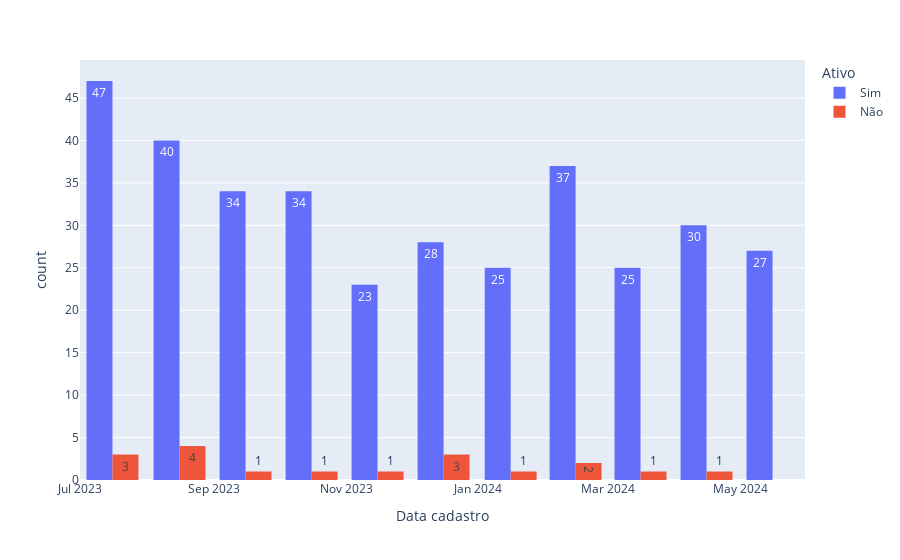

Here is the notebook cell this chart was saved with:
### Code cell
px.histogram(dados,x='Data cadastro',text_auto=True,color='Ativo',barmode='group')

### Figure 1 — Plotly figure (JSON) as saved in the notebook; plotly's stock layout.template omitted (floating-point values rounded to 4 significant figures; data arrays with more than 128 entries replaced by an {"elided": "..."} marker saying what was removed)
{"data": [{"alignmentgroup": "True", "bingroup": "x", "hovertemplate": "Ativo=Sim<br>Data cadastro=%{x}<br>count=%{y}<extra></extra>", "legendgroup": "Sim", "marker": {"color": "#636efa", "pattern": {"shape": ""}}, "name": "Sim", "offsetgroup": "Sim", "orientation": "v", "showlegend": true, "texttemplate": "%{value}", "type": "histogram", "x": {"elided": "350 str values"}, "xaxis": "x", "yaxis": "y"}, {"alignmentgroup": "True", "bingroup": "x", "hovertemplate": "Ativo=Não<br>Data cadastro=%{x}<br>count=%{y}<extra></extra>", "legendgroup": "Não", "marker": {"color": "#EF553B", "pattern": {"shape": ""}}, "name": "Não", "offsetgroup": "Não", "orientation": "v", "showlegend": true, "texttemplate": "%{value}", "type": "histogram", "x": ["2023-07-04T00:00:00", "2023-07-07T00:00:00", "2023-07-28T00:00:00", "2023-08-03T00:00:00", "2023-08-08T00:00:00", "2023-08-12T00:00:00", "2023-08-24T00:00:00", "2023-09-05T00:00:00", "2023-10-31T00:00:00", "2023-11-21T00:00:00", "2023-12-05T00:00:00", "2023-12-16T00:00:00", "2023-12-29T00:00:00", "2024-01-12T00:00:00", "2024-02-07T00:00:00", "2024-02-16T00:00:00", "2024-03-27T00:00:00", "2024-04-18T00:00:00"], "xaxis": "x", "yaxis": "y"}], "layout": {"barmode": "group", "legend": {"title": {"text": "Ativo"}, "tracegroupgap": 0}, "margin": {"t": 60}, "xaxis": {"anchor": "y", "domain": [0, 1], "title": {"text": "Data cadastro"}}, "yaxis": {"anchor": "x", "domain": [0, 1], "title": {"text": "count"}}}}
